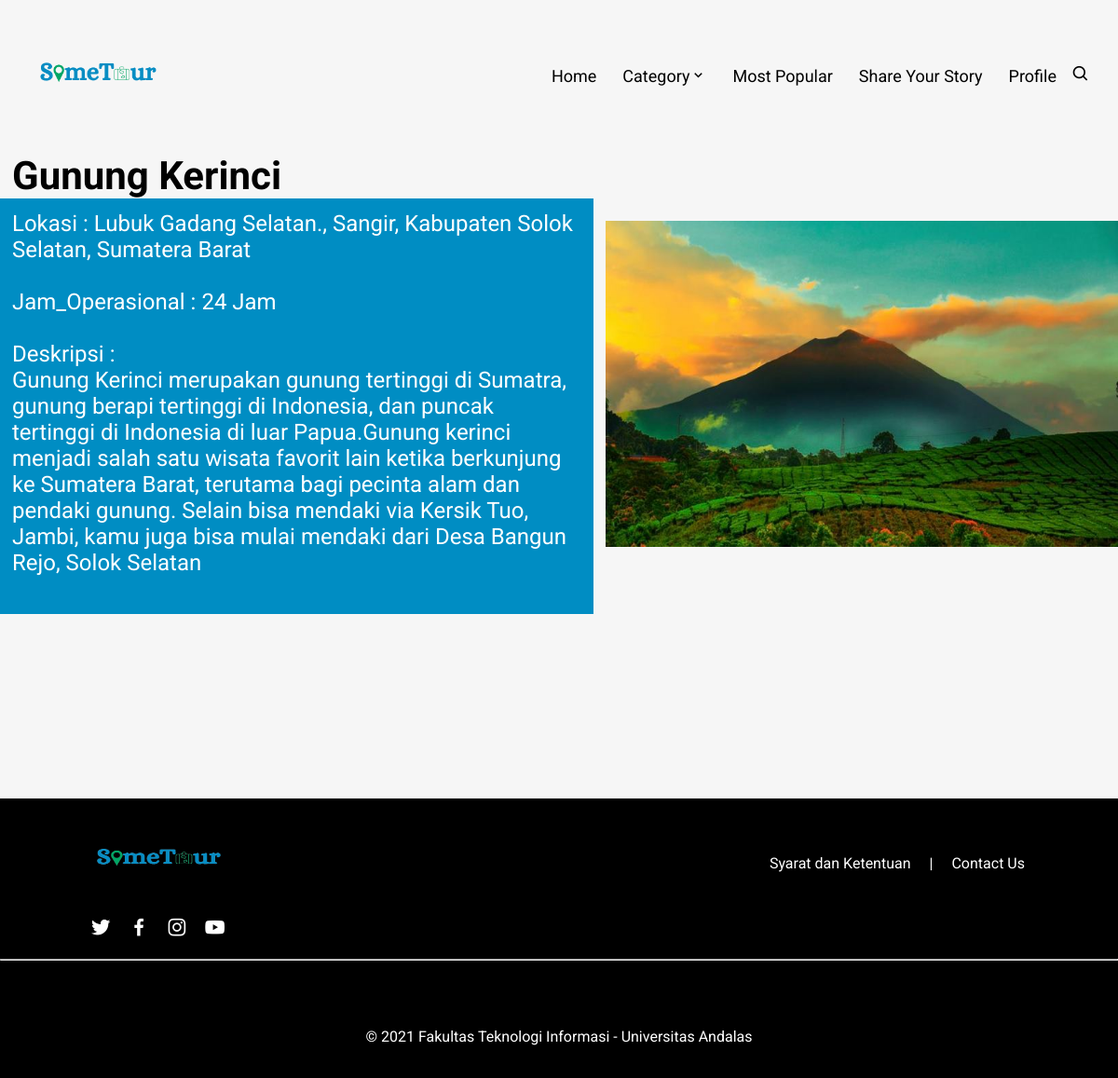
/detailalam.php?kode_wisata=1, run on the app's committed database.
### tables this page shows
CREATE TABLE `objek_wisata` (
  `kode_wisata` int(5) NOT NULL,
  `id_user` int(5) NOT NULL,
  `judul` varchar(100) NOT NULL,
  `jenis_pariwisata` varchar(100) NOT NULL,
  `deskripsi` text NOT NULL,
  `gambar` varchar(255) NOT NULL,
  `alamat` varchar(100) NOT NULL,
  `jam_operasional` varchar(50) NOT NULL,
  `status` int(5) NOT NULL
);

### detailalam.php (the view, shortened to what this page needs)
<?php
$host       = 'localhost';
$user       = 'root';
$password   = '';
$db         = 'pariwisata';
$con = new mysqli($host, $user, $password, $db);
$q      = $con->query("SELECT AVG(rate) AS jml FROM rating")->fetch_assoc();
$hasil  = ceil($q['jml']);
?>
<?php
include_once("koneksi.php");
$kode_wisata = $_GET['kode_wisata'];
$result = mysqli_query($conn, "SELECT judul, alamat, jam_operasional, deskripsi, gambar FROM objek_wisata WHERE kode_wisata='$kode_wisata'") or die (mysqli_error($conn));
?>
<!DOCTYPE html>
<html lang="en">
<head>
    <link rel="stylesheet" href="/SomeTour/assets/css/style.css">
    <link href='https://unpkg.com/boxicons@2.0.7/css/boxicons.min.css' rel='stylesheet'>
</head>
<body>
<div class="body">
    <nav>
        <a href="/SomeTour/index.php"><img src="/SomeTour/img/LOGO SOMETOUR.PNG"></a>
        <div class="nav-links">
            <ul>
                <form action="" method="post">
                    <li><a href="index.php">Home</a></li>
                    <li><a href="#">Category<i class='bx bx-chevron-down'></i></a>
                    </li>
                    <li><a href="popular.php">Most Popular</a></li>
                    <li><a href="share.php">Share Your Story</a></li>
                    <li><a href="index.php#layer4">Profile</a></li>
                    <i class='bx bx-search search-btn'></i>
                </form>
            </ul>
        </div>
    </nav>
    <div class="content-detail">
    <?php
    while($data = mysqli_fetch_array($result)) {
        $gambar = $data['gambar'];
        $judul = $data['judul'];
        $alamat = $data['alamat'];
        $jam = $data['jam_operasional'];
        $deskripsi = $data['deskripsi'];
        echo "<div>";
        echo "<h1 style='font-size: 42px; margin-left: 2%;'>".$judul."</h1>";
        echo "<div class='rectangle-content'>";
        echo "<p>Lokasi : ".$alamat."</p><br>";
        echo "<p>Jam_Operasional : ".$jam."</p><br>";
        echo "<p>Deskripsi : <br>".$deskripsi."</p><br>";
        echo "</div>";
        echo "</div>";
        echo "<img src='img/".$gambar."' class='img-category'>";
        echo "</div>";
        }
    ?>
    <div id="star">
                <?php
                for ($i = 0; $i < $hasil; $i++) {
                    echo '<span class="on"><i class="fa fa-star"></i></span>';
                }
                for ($i = 5; $i > $hasil; $i--) {
                    echo '<span class="off"><i class="fa fa-star"></i></span>';
                }
                ?>
        </div>
    <form id='rating' class="rating">
        <label for="star5" title="Sempurna - 5 Bintang"></label>
        <label for="star4" title="Sangat Bagus - 4 Bintang"></label>
        <label for="star3" title="Bagus - 3 Bintang"></label>
        <label for="star2" title="Tidak Buruk - 2 Bintang"></label>
        <label for="star1" title="Buruk - 1 Bintang"></label>
    </form>
        </div>
<br><br><br>
    <footer>
        <div class="row-1">
            <div class="col-1">
                <img src="img/LOGO SOMETOUR.PNG" alt="">
                <i class='bx bxl-twitter bx-sm'></i>
                <i class='bx bxl-facebook bx-sm'></i>
                <i class='bx bxl-instagram bx-sm' ></i>
                <i class='bx bxl-youtube bx-sm' ></i>
            </div>
            <div class="col-3">
                <p>Syarat dan Ketentuan</p>
                <p>|</p>
                <p>Contact Us</p>
            </div>
        </div><br><hr>
        <div class="row-2">
            <p>© 2021 Fakultas Teknologi Informasi - Universitas Andalas</p>
        </div>
    </footer>
</body>
</html>

### assets/css/style.css (style rules this page uses)
* { margin: 0; padding: 0; font-family: 'Roboto', sans-serif; }
form, label { margin: 0; padding: 0; }
.rating { border: none; float: left; }
.rating>label::before { margin: 5px; font-size: 1.25em; font-family: FontAwesome; display: inline-block; content: "\f005"; }
.rating>label { color: #ddd; float: right; }
#star { float: left; padding-right: 20px; }
#star span { padding: 3px; font-size: 20px; }
.on { color: #f7d106 }
.off { color: #ddd; }
body { background: #F6F6F6; }
.body { background: #F6F6F6; width: 100%; background-position: center; position: relative; min-height: 100vh; }
.img-category { width: 350px; height: 150px; }
.content-detail { display: flex; }
.content-detail img { margin: auto; width: 550px; height: 350px; }
.rectangle-content { position: relative; margin-left: auto; margin-right: 2%; width: auto; padding: 2%; height: auto; background-color: #008DC3; color: #fff; font-size: 24px; }
nav { display: flex; padding: 5px 30px; justify-content: space-between; align-items: center; }
nav img { width: 150px; }
.nav-links { flex: 1; text-align: right; }
.nav-links ul li { list-style: none; display: inline-block; padding: 8px 12px; position: relative; }
.nav-links ul li a { color: #000; text-decoration: none; font-size: 18px; }
.nav-links ul li::after { content: ''; width: 0%; height: 2px; background: #01A665; display: block; margin: auto; transition: 0.5s; }
.search-btn { transition: 0.5s; font-size: 20px; }
footer { width: 100%; height: 300px; background-color: #000; }
footer img { width: 160px; height: 130px; cursor: pointer; }
footer .bx { color: #fff; cursor: pointer; margin: -10px 6px; }
footer .row-1 { width: 85%; margin: auto; display: flex; flex-wrap: wrap; align-items: flex-start; justify-content: space-between; }
footer .row-1 .col-1 { flex-basis: 0; }
footer .row-1 .col-3 { display: flex; }
footer .row-1 .col-3 p { color: #fff; cursor: pointer; margin: 60px 10px; }
footer .row-2 { color: #fff; text-align: center; margin-top: 6%; }

### data on the page
objek_wisata: judul "Gunung Kerinci", alamat "Lubuk Gadang Selatan., Sangir, Kabupaten Solok Selatan, Sumatera Barat", jam_operasional "24 Jam", deskripsi "Gunung Kerinci merupakan gunung tertinggi di Sumatra, gunung berapi tertinggi di Indonesia, dan puncak tertinggi di Indonesia di luar Papua.Gunung kerinci menjadi salah satu wisata favorit lain ketika berkunjung ke Sumatera Barat, terutama bagi pecinta alam dan pendaki gunung. Selain bisa mendaki via Kersik Tuo, Jambi, kamu juga bisa mulai mendaki dari Desa Bangun Rejo, Solok Selatan", gambar (picture)
